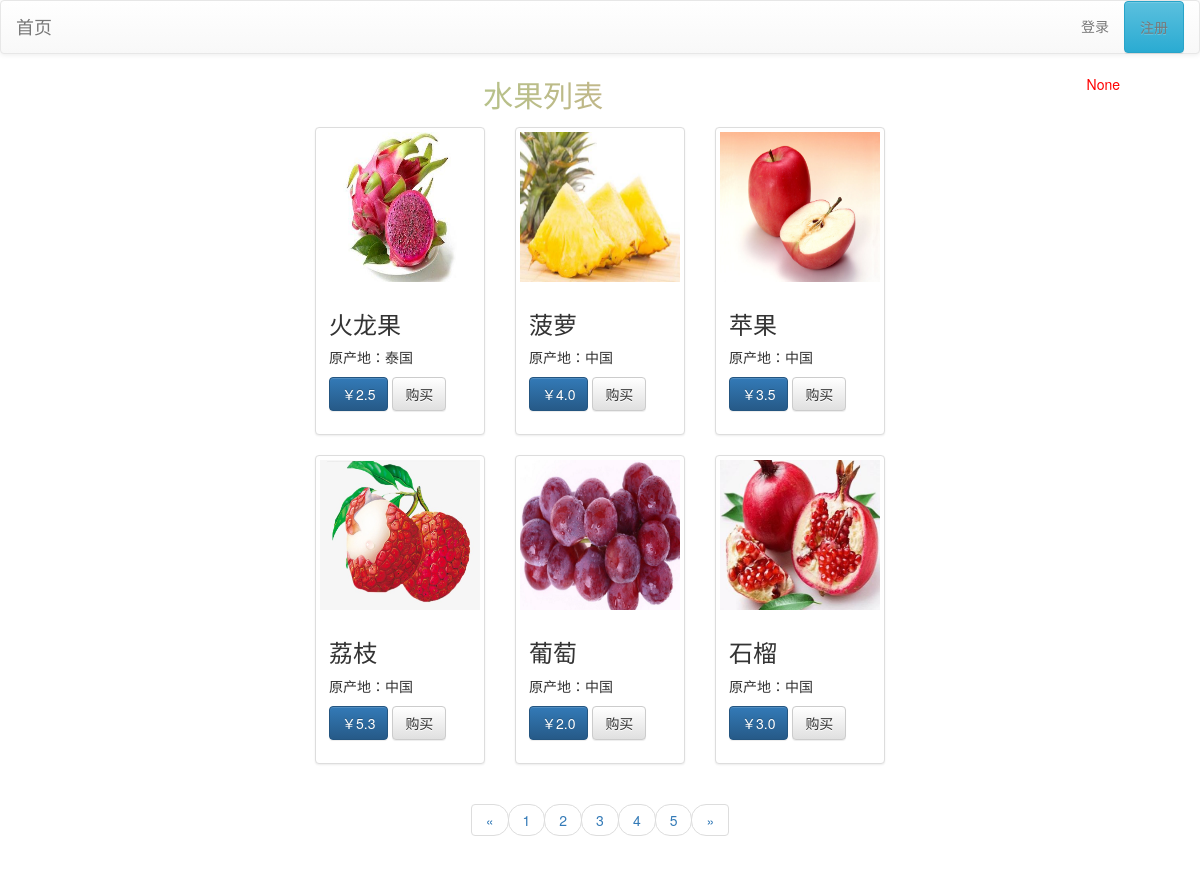
The page / on the database its author committed.
### mainapp/models.py (models this page shows, shortened)
class FruitEntity(models.Model):
    name = models.CharField(max_length=20, verbose_name='水果名')
    price = models.FloatField(verbose_name='价格')
    source = models.CharField(max_length=30, verbose_name='原产地')
    category = models.ForeignKey(CateTypeEntity, on_delete=models.CASCADE,related_name='fruits',to_field='id')
    users = models.ManyToManyField(UserEntity,db_table='t_collect',related_name='fruits',
                                   verbose_name='收藏列表',blank=True,null=True)
    tags = models.ManyToManyField('TagEntity',db_table='t_fruit_tags',related_name='fruits'
                                       ,verbose_name='标签名',blank=True,null=True)
    class Meta:
        db_table = 't_fruit'
        verbose_name = verbose_name_plural = '水果表'

### helloDjango/urls.py (the view)
# urls.py: path('', index),
def index(request: HttpRequest):
    msg = request.GET.get('msg')
    print(msg)
    result = FruitEntity.objects.raw('select t_fruit.id,t_fruit.name,t_fruit.price,t_fruit.source,tfi.url from t_fruit \
                                        join t_fruit_image tfi on t_fruit.id = tfi.fruit_id_id limit 0,6')
    if request.COOKIES.get('login_name'):
        return redirect('/user/f_nut?cat=0')
    return render(request, 'fruit/index.html', locals())

### templates/fruit/index.html (shortened to what this page needs)
{% extends 'fruit/base.html' %}
{% block content %}
    <nav class="navbar navbar-default">
        <div class="container-fluid">
            <div class="navbar-header">
                <a class="navbar-brand" href="/user/find">首页</a>
            </div>
            <div class="collapse navbar-collapse" id="bs-example-navbar-collapse-1">
                <ul class="nav navbar-nav navbar-right">
                    <li><a data-toggle="modal" data-target=".bs-example-modal-sm">登录</a></li>
                    <li><a data-toggle="modal" data-target=".bs-example-modal-lg" class="btn btn-info">注册</a></li>
                </ul>
            </div>
        </div>
    </nav>
    <P style="color: red" id="msg">{{ msg|safe }}</P>
    <p class="top">水果列表</p>
    <div class="container-fluid  t_body">
        <div class="row">
            <div class="col-md-3"></div>
            <div class="col-md-6">
                <div class="row">
                    {% for d in result %}
                        <div class="col-sm-6 col-md-4">
                            <div class="thumbnail">
                                <img id="img" src="/media/{% if d.url %}{{ d.url }}{% else %}{{ d.fruitimageentty__url}}{% endif %}" alt="">
                                <div class="caption">
                                    <h3>{{ d.name }}</h3>
                                    <p>原产地：{{ d.source }}</p>
                                    <p>
                                        <a href="#" class="btn btn-primary" role="button">￥{{ d.price }}</a>
                                        <a href="#" class="btn btn-default" role="button">购买</a>
                                    </p>
                                </div>
                            </div>
                        </div>
                    {% endfor %}
                    <nav aria-label="Page navigation" class="pager">
                        <ul class="pagination">
                            <li>
                                <a href="#" aria-label="Previous">
                                    <span aria-hidden="true">&laquo;</span>
                                </a>
                            </li>
                            <li><a href="#">1</a></li>
                            <li><a href="#">2</a></li>
                            <li><a href="#">3</a></li>
                            <li><a href="#">4</a></li>
                            <li><a href="#">5</a></li>
                            <li>
                                <a href="#" aria-label="Next">
                                    <span aria-hidden="true">&raquo;</span>
                                </a>
                            </li>
                        </ul>
                    </nav>
                </div>
            </div>
            <div class="col-md-3"></div>
        </div>
    </div>
{% endblock %}

### templates/fruit/index.html (style rules this page uses)
#img { height: 150px; }
.top { background: linear-gradient(to right, lightgreen, lightcoral); -webkit-background-clip: text; color: transparent; font-size: 30px; text-align: center; }
#msg { float: right; margin-top: 0px; padding: 0px; margin-right: 80px; }

### rows shown on the page
FruitEntity: shows a picture, name "火龙果", source "泰国", price "2.5"
FruitEntity: shows a picture, name "菠萝", source "中国", price "4.0"
FruitEntity: shows a picture, name "苹果", source "中国", price "3.5"
FruitEntity: shows a picture, name "荔枝", source "中国", price "5.3"
FruitEntity: shows a picture, name "葡萄", source "中国", price "2.0"
FruitEntity: shows a picture, name "石榴", source "中国", price "3.0"

### other values the page prints
{{ msg|safe }} "None"
